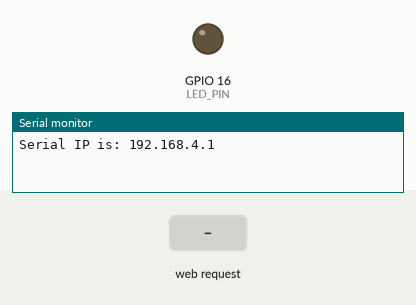
Recording of a sketch running on a simulated ESP8266 (NodeMCU). Shown: output pins drawn as LEDs (lit = HIGH), the last lines printed to the serial monitor. Inputs (shaded band) come from the test bench.

Above: at 1.2 s.
1.3 s: HTTP request GET /OFF received
At 3.0 s:
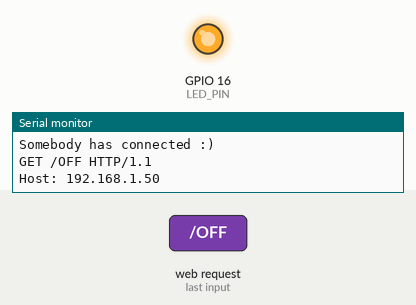
3.8 s: HTTP request GET /ON received
At 6.1 s:
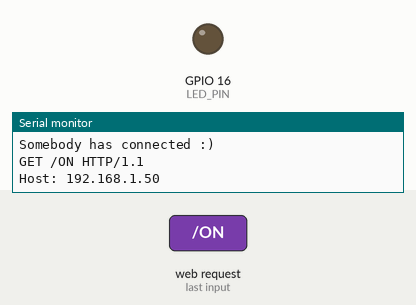
Timing chart, 0 to 7.6 s (numbered marks = the images above; inputs shaded):
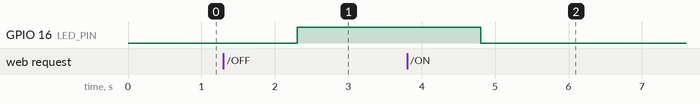

Measured:
- after the input at 1.3 s, GPIO 16 (LED_PIN): LOW → HIGH after 1.0 s
- after the input at 3.8 s, GPIO 16 (LED_PIN): HIGH → LOW after 1.0 s

The sketch:

sketch_feb24c.ino
```cpp
#include <ESP8266WiFi.h>

WiFiServer server(80);
int LED_PIN=16;
void setup(){
  WiFi.mode(WIFI_AP);
  WiFi.softAP("Hello_Prateek","qqqqqqwq");
  server.begin();

  Serial.begin(9600);
  IPAddress HTTPS_ServerIP=WiFi.softAPIP();
  Serial.print("Serial IP is: ");
  Serial.println(HTTPS_ServerIP);

  pinMode (LED_PIN, OUTPUT);
  digitalWrite (LED_PIN, LOW);
}

void loop(){
  WiFiClient client = server.available();
  if (!client){
    return;
  }
  Serial.println("Somebody has connected :)");
  String request = client.readString();

  Serial.println(request);

  if (request.indexOf("/OFF") != -1)
  {
    digitalWrite (LED_PIN, HIGH);
  }else if(request.indexOf("/ON") != -1)
  {
      digitalWrite (LED_PIN, LOW);
  }
}
```
